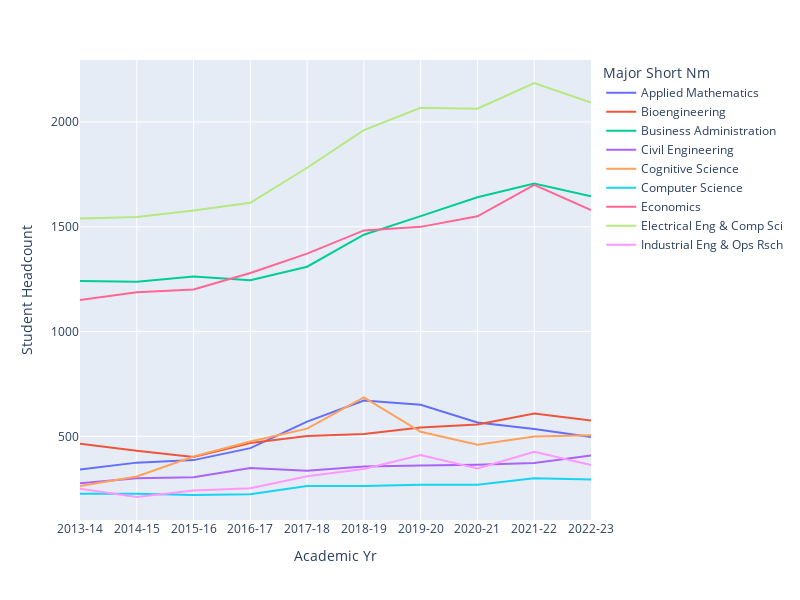

Notebook code cell kept with this figure:
### Code cell
data100_top_19_majors = data100_top_20_majors.iloc[1:,:]

fig = px.line(major_trends[major_trends["Major Short Nm"].isin(data100_top_19_majors.index)], 
                        x = "Academic Yr", y = "Student Headcount", color = "Major Short Nm")

fig.update_layout(autosize=False, width=800, height=600)
fig.show()

### Figure 1 — Plotly figure (JSON) as saved in the notebook; plotly's stock layout.template omitted (floating-point values rounded to 4 significant figures)
{"data": [{"hovertemplate": "Major Short Nm=Applied Mathematics<br>Academic Yr=%{x}<br>Student Headcount=%{y}<extra></extra>", "legendgroup": "Applied Mathematics", "line": {"color": "#636efa", "dash": "solid"}, "marker": {"symbol": "circle"}, "mode": "lines", "name": "Applied Mathematics", "orientation": "v", "showlegend": true, "type": "scatter", "x": ["2013-14", "2014-15", "2015-16", "2016-17", "2017-18", "2018-19", "2019-20", "2020-21", "2021-22", "2022-23"], "xaxis": "x", "y": [341.5, 374.5, 386.5, 443.5, 570.5, 670.5, 651, 566, 534.5, 497], "yaxis": "y"}, {"hovertemplate": "Major Short Nm=Bioengineering<br>Academic Yr=%{x}<br>Student Headcount=%{y}<extra></extra>", "legendgroup": "Bioengineering", "line": {"color": "#EF553B", "dash": "solid"}, "marker": {"symbol": "circle"}, "mode": "lines", "name": "Bioengineering", "orientation": "v", "showlegend": true, "type": "scatter", "x": ["2013-14", "2014-15", "2015-16", "2016-17", "2017-18", "2018-19", "2019-20", "2020-21", "2021-22", "2022-23"], "xaxis": "x", "y": [465, 431, 402, 468, 501, 511.5, 542, 556, 608.5, 576], "yaxis": "y"}, {"hovertemplate": "Major Short Nm=Business Administration<br>Academic Yr=%{x}<br>Student Headcount=%{y}<extra></extra>", "legendgroup": "Business Administration", "line": {"color": "#00cc96", "dash": "solid"}, "marker": {"symbol": "circle"}, "mode": "lines", "name": "Business Administration", "orientation": "v", "showlegend": true, "type": "scatter", "x": ["2013-14", "2014-15", "2015-16", "2016-17", "2017-18", "2018-19", "2019-20", "2020-21", "2021-22", "2022-23"], "xaxis": "x", "y": [1242.0, 1238, 1263, 1244.0, 1310.0, 1462, 1551, 1641, 1706.0, 1646.0], "yaxis": "y"}, {"hovertemplate": "Major Short Nm=Civil Engineering<br>Academic Yr=%{x}<br>Student Headcount=%{y}<extra></extra>", "legendgroup": "Civil Engineering", "line": {"color": "#ab63fa", "dash": "solid"}, "marker": {"symbol": "circle"}, "mode": "lines", "name": "Civil Engineering", "orientation": "v", "showlegend": true, "type": "scatter", "x": ["2013-14", "2014-15", "2015-16", "2016-17", "2017-18", "2018-19", "2019-20", "2020-21", "2021-22", "2022-23"], "xaxis": "x", "y": [276.5, 300.5, 304.5, 349, 335.5, 355.5, 361, 364.5, 373, 408.5], "yaxis": "y"}, {"hovertemplate": "Major Short Nm=Cognitive Science<br>Academic Yr=%{x}<br>Student Headcount=%{y}<extra></extra>", "legendgroup": "Cognitive Science", "line": {"color": "#FFA15A", "dash": "solid"}, "marker": {"symbol": "circle"}, "mode": "lines", "name": "Cognitive Science", "orientation": "v", "showlegend": true, "type": "scatter", "x": ["2013-14", "2014-15", "2015-16", "2016-17", "2017-18", "2018-19", "2019-20", "2020-21", "2021-22", "2022-23"], "xaxis": "x", "y": [263, 308.5, 404, 475, 536.5, 685.5, 521.5, 460, 499.5, 505.5], "yaxis": "y"}, {"hovertemplate": "Major Short Nm=Computer Science<br>Academic Yr=%{x}<br>Student Headcount=%{y}<extra></extra>", "legendgroup": "Computer Science", "line": {"color": "#19d3f3", "dash": "solid"}, "marker": {"symbol": "circle"}, "mode": "lines", "name": "Computer Science", "orientation": "v", "showlegend": true, "type": "scatter", "x": ["2013-14", "2014-15", "2015-16", "2016-17", "2017-18", "2018-19", "2019-20", "2020-21", "2021-22", "2022-23"], "xaxis": "x", "y": [226.5, 226, 220.5, 223.5, 262.5, 262.5, 269.5, 269, 299.5, 294], "yaxis": "y"}, {"hovertemplate": "Major Short Nm=Economics<br>Academic Yr=%{x}<br>Student Headcount=%{y}<extra></extra>", "legendgroup": "Economics", "line": {"color": "#FF6692", "dash": "solid"}, "marker": {"symbol": "circle"}, "mode": "lines", "name": "Economics", "orientation": "v", "showlegend": true, "type": "scatter", "x": ["2013-14", "2014-15", "2015-16", "2016-17", "2017-18", "2018-19", "2019-20", "2020-21", "2021-22", "2022-23"], "xaxis": "x", "y": [1150, 1187, 1200.0, 1280.0, 1372, 1482.0, 1500.0, 1550, 1700.0, 1580.0], "yaxis": "y"}, {"hovertemplate": "Major Short Nm=Electrical Eng & Comp Sci<br>Academic Yr=%{x}<br>Student Headcount=%{y}<extra></extra>", "legendgroup": "Electrical Eng & Comp Sci", "line": {"color": "#B6E880", "dash": "solid"}, "marker": {"symbol": "circle"}, "mode": "lines", "name": "Electrical Eng & Comp Sci", "orientation": "v", "showlegend": true, "type": "scatter", "x": ["2013-14", "2014-15", "2015-16", "2016-17", "2017-18", "2018-19", "2019-20", "2020-21", "2021-22", "2022-23"], "xaxis": "x", "y": [1540, 1546.0, 1578.0, 1614.0, 1782.0, 1962.0, 2068.0, 2063, 2186, 2093], "yaxis": "y"}, {"hovertemplate": "Major Short Nm=Industrial Eng & Ops Rsch<br>Academic Yr=%{x}<br>Student Headcount=%{y}<extra></extra>", "legendgroup": "Industrial Eng & Ops Rsch", "line": {"color": "#FF97FF", "dash": "solid"}, "marker": {"symbol": "circle"}, "mode": "lines", "name": "Industrial Eng & Ops Rsch", "orientation": "v", "showlegend": true, "type": "scatter", "x": ["2013-14", "2014-15", "2015-16", "2016-17", "2017-18", "2018-19", "2019-20", "2020-21", "2021-22", "2022-23"], "xaxis": "x", "y": [249.5, 210.5, 241, 252, 309.5, 344.5, 410.5, 347, 426.5, 362.5], "yaxis": "y"}], "layout": {"autosize": false, "height": 600, "legend": {"title": {"text": "Major Short Nm"}, "tracegroupgap": 0}, "margin": {"t": 60}, "width": 800, "xaxis": {"anchor": "y", "domain": [0, 1], "title": {"text": "Academic Yr"}}, "yaxis": {"anchor": "x", "domain": [0, 1], "title": {"text": "Student Headcount"}}}}
